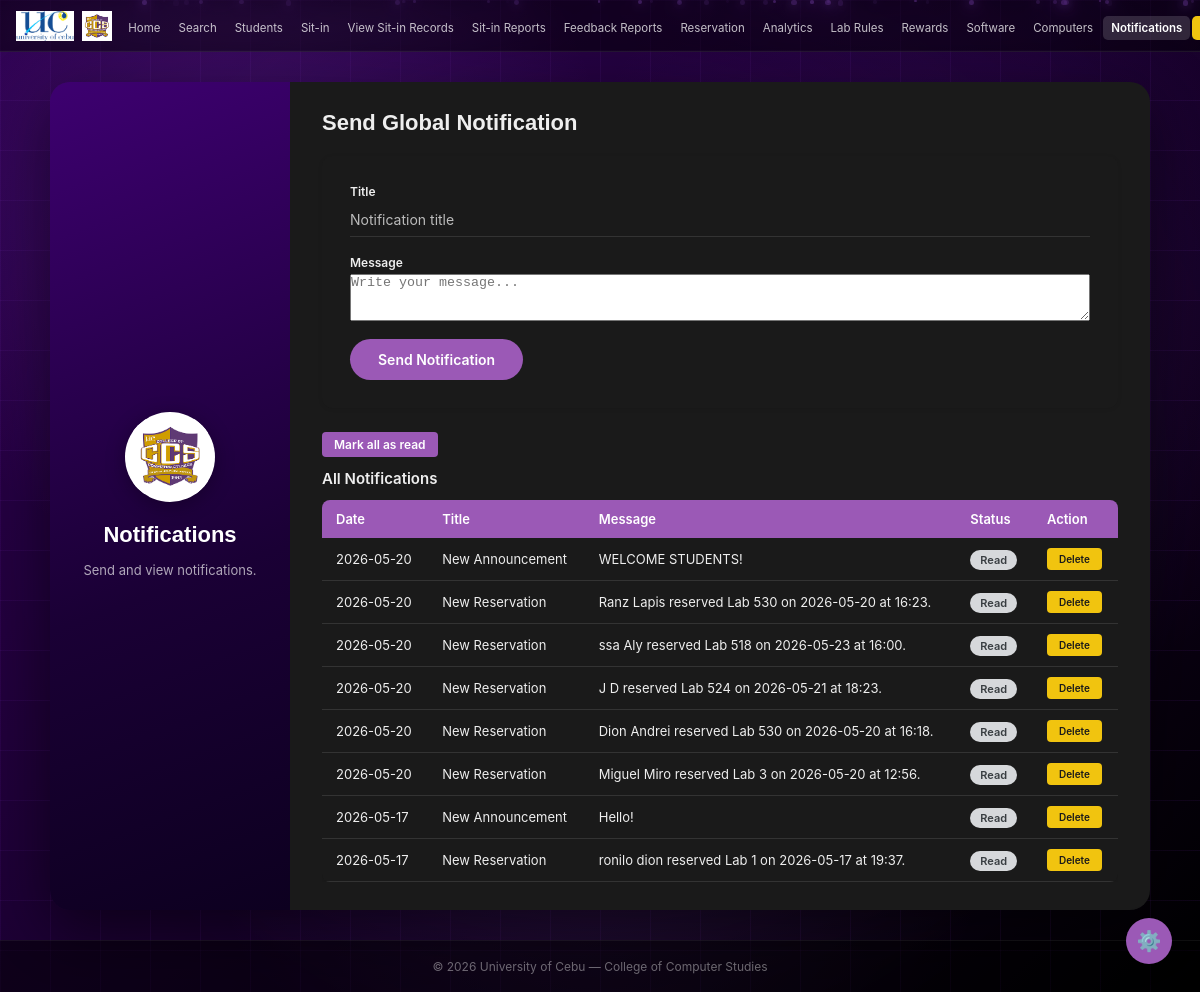
The app's page /admin/notifications (signed in), older data.
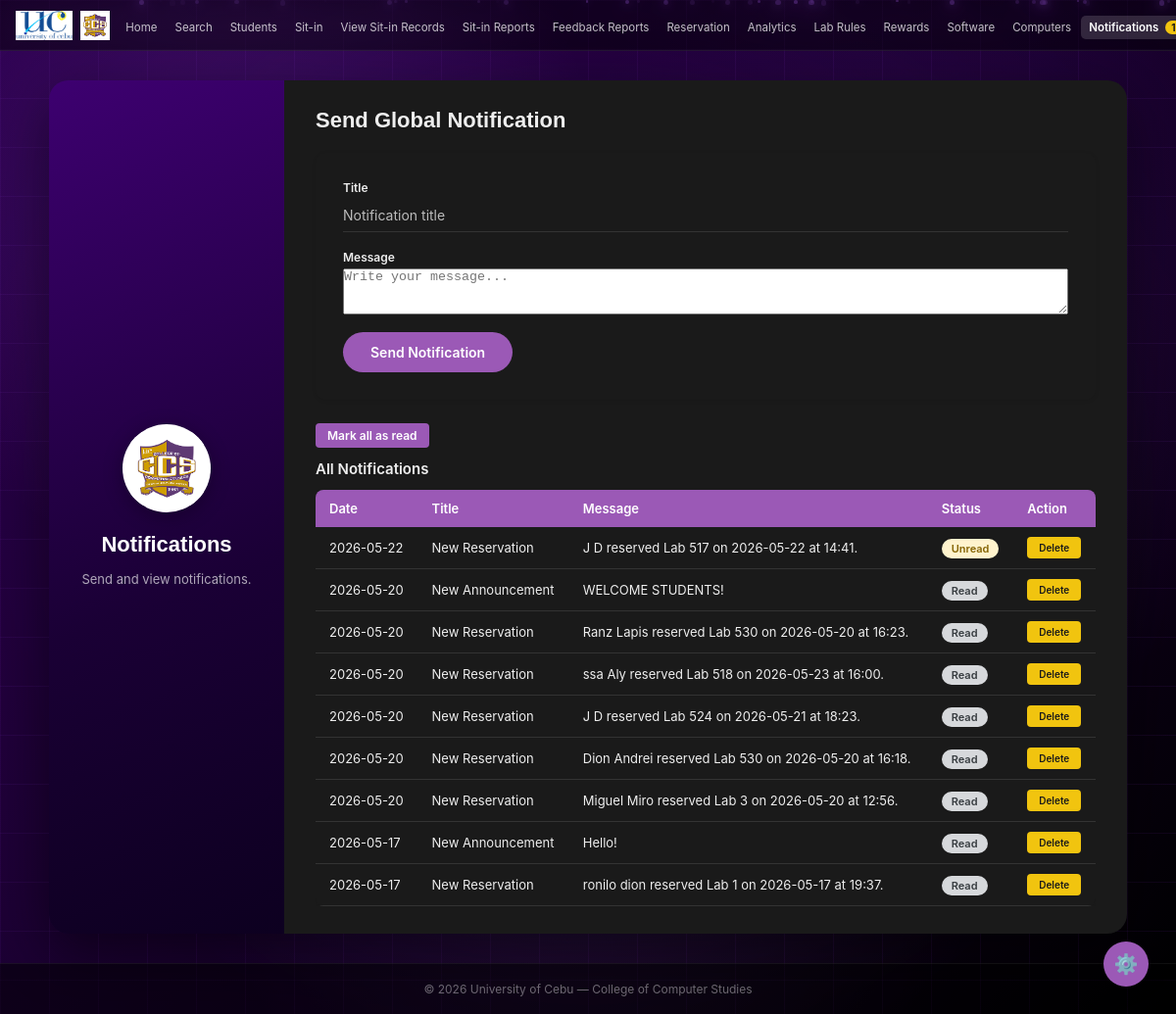
The same page, newer data.
### tables this page shows
CREATE TABLE notifications (
        id      INTEGER PRIMARY KEY AUTOINCREMENT,
        idnum   TEXT    NOT NULL DEFAULT 'global',
        title   TEXT    NOT NULL,
        message TEXT    NOT NULL,
        date    TEXT    NOT NULL DEFAULT (DATE('now')),
        is_read INTEGER DEFAULT 0
    );

### app.py (the view, shortened to what this page needs)
@app.route('/admin/notifications', methods=['GET', 'POST'])
def admin_notifications():
    if not admin_required():
        return redirect(url_for('login'))
    success = None
    conn = get_db()
    admin_idnum = session['user_idnum']
    conn.execute('''UPDATE notifications SET is_read = 1
                    WHERE is_read = 0 AND idnum = ?''', (admin_idnum,))
    conn.commit()
    notifications = conn.execute('''
        SELECT * FROM notifications
        WHERE idnum = ? OR idnum = 'global'
        ORDER BY id DESC
    ''', (admin_idnum,)).fetchall()
    conn.close()
    return render_template('admin/notifications.html', notifications=notifications, success=success)

### app.py (called while the page is built, shortened)
def get_db():
    conn = sqlite3.connect(os.path.join(BASE_DIR, 'database.db'))
    conn.row_factory = sqlite3.Row
    return conn

@app.before_request
def csrf_protect():
    if 'csrf_token' not in session:
        session['csrf_token'] = secrets.token_hex(16)
    if request.method == "POST":
        token = session.get('csrf_token', '')
        form_token = request.form.get('csrf_token', '')
        if not token or token != form_token:
            flash('Invalid request. Please try again.', 'error')
            return redirect(request.url)

@app.context_processor
def inject_unread_count():
    if 'user_id' in session and session.get('role') == 'admin':
        conn = get_db()
        count = conn.execute('''
            SELECT COUNT(*) FROM notifications
            WHERE is_read = 0 AND idnum = ?
        ''', (session['user_idnum'],)).fetchone()[0]
        conn.close()
        return dict(unread_count=count)
    return dict(unread_count=0)

def admin_required():
    return 'user_id' in session and session.get('role') == 'admin'

### templates/admin/notifications.html (shortened to what this page needs)
<!DOCTYPE html>
<html lang="en" data-theme="dark">
<head>
  <link rel="stylesheet" href="{{ url_for('static', filename='style.css') }}" />
  <link href="https://cdnjs.cloudflare.com/ajax/libs/toastr.js/latest/toastr.min.css" rel="stylesheet"/>
</head>
<body>
  <nav>
    <div class="nav-left">
      <img src="{{ url_for('static', filename='uclogo.png') }}" alt="UC" class="nav-logo" />
      <img src="{{ url_for('static', filename='ccsmainlogo.png') }}" alt="CCS" class="nav-logo" />
    </div>
    <ul class="nav-links">
      <li><a href="{{ url_for('admin_home') }}">Home</a></li>
      <li><a href="{{ url_for('admin_search') }}">Search</a></li>
      <li><a href="{{ url_for('admin_students') }}">Students</a></li>
      <li><a href="{{ url_for('admin_sitin') }}">Sit-in</a></li>
      <li><a href="{{ url_for('admin_sitin_records') }}">View Sit-in Records</a></li>
      <li><a href="{{ url_for('admin_reports') }}">Sit-in Reports</a></li>
      <li><a href="{{ url_for('admin_feedback') }}">Feedback Reports</a></li>
      <li><a href="{{ url_for('admin_reservation') }}">Reservation</a></li>
      <li><a href="{{ url_for('admin_analytics') }}">Analytics</a></li>
      <li><a href="{{ url_for('admin_labrules_view') }}">Lab Rules</a></li>
      <li><a href="{{ url_for('admin_rewards') }}">Rewards</a></li>
      <li><a href="{{ url_for('admin_software') }}">Software</a></li>
      <li><a href="{{ url_for('admin_computers') }}">Computers</a></li>
      <li>
        <a href="{{ url_for('admin_notifications') }}" class="active">
          Notifications
          {% if unread_count > 0 %}<span class="notification-badge">{{ unread_count }}</span>{% endif %}
        </a>
      </li>
      <li><a href="{{ url_for('logout') }}" class="btn-nav-logout">Log out</a></li>
    </ul>
  </nav>
  <main class="admin-main">
    <div class="admin-split-card">
      <div class="split-left">
        <div class="split-logo-circle">
          <img src="{{ url_for('static', filename='ccsmainlogo.png') }}" alt="CCS" />
        </div>
        <h2 class="split-title">Notifications</h2>
        <p class="split-desc">Send and view notifications.</p>
      </div>
      <div class="split-right">
        <h2 class="form-title">Send Global Notification</h2>
        <form method="POST" class="form-card" style="margin-bottom:24px;">
          <div class="flat-field">
            <label>Title</label>
            <input name="title" placeholder="Notification title" required />
          </div>
          <div class="flat-field">
            <label>Message</label>
            <textarea name="message" rows="3" placeholder="Write your message..." required></textarea>
          </div>
          <button type="submit" class="btn-create">Send Notification</button>
        </form>
        <a href="{{ url_for('admin_mark_all_notifications_read') }}" class="btn-edit" style="margin-bottom:12px; display:inline-block;">
          Mark all as read
        </a>
        <h3 style="font-size:15px; font-weight:600; margin-bottom:12px;">All Notifications</h3>
        <div class="table-wrap">
          <table class="admin-table">
            <thead><tr><th>Date</th><th>Title</th><th>Message</th><th>Status</th><th>Action</th></tr></thead>
            <tbody>
              {% for n in notifications %}
              <tr>
                <td>{{ n['date'] }}</td>
                <td>{{ n['title'] }}</td>
                <td>{{ n['message'] }}</td>
                <td>
                  {% if n['is_read'] %}<span class="badge badge-done">Read</span>
                  {% else %}<span class="badge badge-pending">Unread</span>{% endif %}
                </td>
                <td>
                  <a href="{{ url_for('delete_notification', notif_id=n['id']) }}" class="btn-delete" style="font-size:10px;">Delete</a>
                </td>
              </tr>
              {% else %}
              <tr><td colspan="5" class="no-data">No notifications yet.</td></tr>
              {% endfor %}
            </tbody>
          </table>
        </div>
      </div>
    </div>
  </main>
  <footer>&copy; 2026 University of Cebu — College of Computer Studies</footer>
</body>
</html>

Row changes from the older to the newer data that the page shows:
added notifications: date "2026-05-22", title "New Reservation", message "J D reserved Lab 517 on 2026-05-22 at 14:41.", is_read "Unread"
Text that changed along with them:
{{ unread_count }}: (not shown) → "1"
